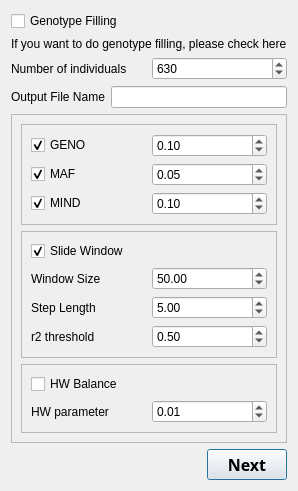
      <widget class="QWidget" name="QC">
       <attribute name="title">
        <string>QC</string>
       </attribute>
       <layout class="QGridLayout" name="gridLayout_15">
        <item row="0" column="0">
         <layout class="QVBoxLayout" name="verticalLayout_20">
          <item>
           <layout class="QVBoxLayout" name="verticalLayout_21">
            <item>
             <widget class="QCheckBox" name="genofillcheckBox">
              <property name="text">
               <string>Genotype Filling</string>
              </property>
              <property name="checked">
               <bool>false</bool>
              </property>
             </widget>
            </item>
            <item>
             <widget class="QLabel" name="label_45">
              <property name="text">
               <string>If you want to do genotype filling, please check here</string>
              </property>
             </widget>
            </item>
           </layout>
          </item>
          <item>
           <layout class="QHBoxLayout" name="horizontalLayout_37">
            <item>
             <widget class="QLabel" name="label_48">
              <property name="text">
               <string>Number of individuals</string>
              </property>
             </widget>
            </item>
            <item>
             <widget class="QSpinBox" name="genofill_spinBox">
              <property name="maximum">
               <number>9999</number>
              </property>
              <property name="value">
               <number>630</number>
              </property>
             </widget>
            </item>
           </layout>
          </item>
          <item>
           <layout class="QHBoxLayout" name="horizontalLayout_35">
            <item>
             <widget class="QLabel" name="label_46">
              <property name="text">
               <string>Output File Name</string>
              </property>
             </widget>
            </item>
            <item>
             <widget class="QLineEdit" name="genofill_output_lineEdit"/>
            </item>
           </layout>
          </item>
         </layout>
        </item>
        <item row="1" column="0">
         <widget class="QFrame" name="frame">
          <property name="frameShape">
           <enum>QFrame::StyledPanel</enum>
          </property>
          <property name="frameShadow">
           <enum>QFrame::Raised</enum>
          </property>
          <layout class="QGridLayout" name="gridLayout_21">
           <item row="0" column="0">
            <layout class="QGridLayout" name="gridLayout_12">
             <item row="0" column="0">
              <widget class="QFrame" name="frame_2">
               <property name="frameShape">
                <enum>QFrame::StyledPanel</enum>
               </property>
               <property name="frameShadow">
                <enum>QFrame::Raised</enum>
               </property>
               <layout class="QGridLayout" name="gridLayout_19">
                <item row="0" column="0">
                 <widget class="QCheckBox" name="genocheckBox">
                  <property name="text">
                   <string>GENO</string>
                  </property>
                  <property name="checked">
                   <bool>true</bool>
                  </property>
                 </widget>
                </item>
                <item row="0" column="1">
                 <widget class="QDoubleSpinBox" name="genodoubleSpinBox">
                  <property name="singleStep">
                   <double>0.100000000000000</double>
                  </property>
                  <property name="value">
                   <double>0.100000000000000</double>
                  </property>
                 </widget>
                </item>
                <item row="1" column="0">
                 <widget class="QCheckBox" name="mafcheckBox">
                  <property name="text">
                   <string>MAF</string>
                  </property>
                  <property name="checked">
                   <bool>true</bool>
                  </property>
                 </widget>
                </item>
                <item row="1" column="1">
                 <widget class="QDoubleSpinBox" name="mafdoubleSpinBox">
                  <property name="singleStep">
                   <double>0.010000000000000</double>
                  </property>
                  <property name="value">
                   <double>0.050000000000000</double>
                  </property>
                 </widget>
                </item>
                <item row="2" column="0">
                 <widget class="QCheckBox" name="mindcheckBox">
                  <property name="text">
                   <string>MIND</string>
                  </property>
                  <property name="checked">
                   <bool>true</bool>
                  </property>
                 </widget>
                </item>
                <item row="2" column="1">
                 <widget class="QDoubleSpinBox" name="minddoubleSpinBox">
                  <property name="singleStep">
                   <double>0.100000000000000</double>
                  </property>
                  <property name="value">
                   <double>0.100000000000000</double>
                  </property>
                 </widget>
                </item>
               </layout>
              </widget>
             </item>
            </layout>
           </item>
           <item row="1" column="0">
            <layout class="QGridLayout" name="gridLayout_13">
             <item row="0" column="0">
              <widget class="QFrame" name="frame_3">
               <property name="frameShape">
                <enum>QFrame::StyledPanel</enum>
               </property>
               <property name="frameShadow">
                <enum>QFrame::Raised</enum>
               </property>
               <layout class="QGridLayout" name="gridLayout_20">
                <item row="0" column="0" colspan="2">
                 <widget class="QCheckBox" name="swcheckBox">
                  <property name="text">
                   <string>Slide Window</string>
                  </property>
                  <property name="checked">
                   <bool>true</bool>
                  </property>
                 </widget>
                </item>
                <item row="1" column="0">
                 <widget class="QLabel" name="label_21">
                  <property name="text">
                   <string>Window Size</string>
                  </property>
                 </widget>
                </item>
                <item row="1" column="1">
                 <widget class="QDoubleSpinBox" name="winsizedoubleSpinBox">
                  <property name="value">
                   <double>50.000000000000000</double>
                  </property>
                 </widget>
                </item>
                <item row="2" column="0">
                 <widget class="QLabel" name="label_22">
                  <property name="text">
                   <string>Step Length</string>
                  </property>
                 </widget>
                </item>
                <item row="2" column="1">
                 <widget class="QDoubleSpinBox" name="steplengthdoubleSpinBox">
                  <property name="value">
                   <double>5.000000000000000</double>
                  </property>
                 </widget>
                </item>
                <item row="3" column="0">
                 <widget class="QLabel" name="label_24">
                  <property name="text">
                   <string>r2 threshold</string>
                  </property>
                 </widget>
                </item>
                <item row="3" column="1">
                 <widget class="QDoubleSpinBox" name="r2doubleSpinBox">
                  <property name="singleStep">
                   <double>0.100000000000000</double>
                  </property>
                  <property name="value">
                   <double>0.500000000000000</double>
                  </property>
                 </widget>
                </item>
               </layout>
              </widget>
             </item>
            </layout>
           </item>
           <item row="2" column="0">
            <layout class="QGridLayout" name="gridLayout_14">
             <item row="0" column="0">
              <widget class="QFrame" name="frame_4">
               <property name="frameShape">
                <enum>QFrame::StyledPanel</enum>
               </property>
               <property name="frameShadow">
                <enum>QFrame::Raised</enum>
               </property>
               <layout class="QGridLayout" name="gridLayout_22">
                <item row="0" column="0" colspan="2">
                 <widget class="QCheckBox" name="hwcheckBox">
                  <property name="text">
                   <string>HW Balance</string>
                  </property>
                 </widget>
                </item>
                <item row="1" column="0">
                 <widget class="QLabel" name="label_26">
                  <property name="text">
                   <string>HW parameter</string>
                  </property>
                 </widget>
                </item>
                <item row="1" column="1">
                 <widget class="QDoubleSpinBox" name="hwdoubleSpinBox">
                  <property name="singleStep">
                   <double>0.010000000000000</double>
                  </property>
                  <property name="value">
                   <double>0.010000000000000</double>
                  </property>
                 </widget>
                </item>
               </layout>
              </widget>
             </item>
            </layout>
           </item>
          </layout>
         </widget>
        </item>
        <item row="2" column="0">
         <layout class="QHBoxLayout" name="horizontalLayout_13">
          <property name="sizeConstraint">
           <enum>QLayout::SetFixedSize</enum>
          </property>
          <item>
           <spacer name="horizontalSpacer_18">
            <property name="orientation">
             <enum>Qt::Horizontal</enum>
            </property>
            <property name="sizeHint" stdset="0">
             <size>
              <width>40</width>
              <height>20</height>
             </size>
            </property>
           </spacer>
          </item>
          <item>
           <widget class="QPushButton" name="qc_next_pushButton">
            <property name="font">
             <font>
              <family>Abyssinica SIL</family>
              <pointsize>12</pointsize>
              <weight>75</weight>
              <italic>false</italic>
              <bold>true</bold>
              <underline>false</underline>
              <strikeout>false</strikeout>
             </font>
            </property>
            <property name="cursor">
             <cursorShape>PointingHandCursor</cursorShape>
            </property>
            <property name="text">
             <string>Next</string>
            </property>
            <property name="autoDefault">
             <bool>true</bool>
            </property>
            <property name="default">
             <bool>true</bool>
            </property>
           </widget>
          </item>
         </layout>
        </item>
       </layout>
      </widget>
